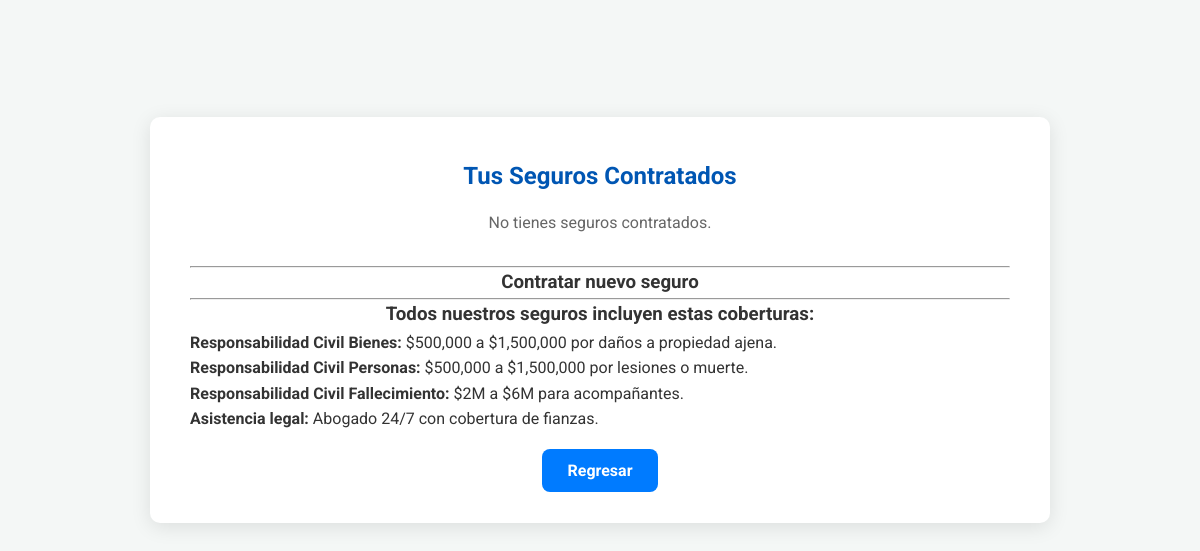
Before: /insurance/seguros/ (signed in) with the older database file.
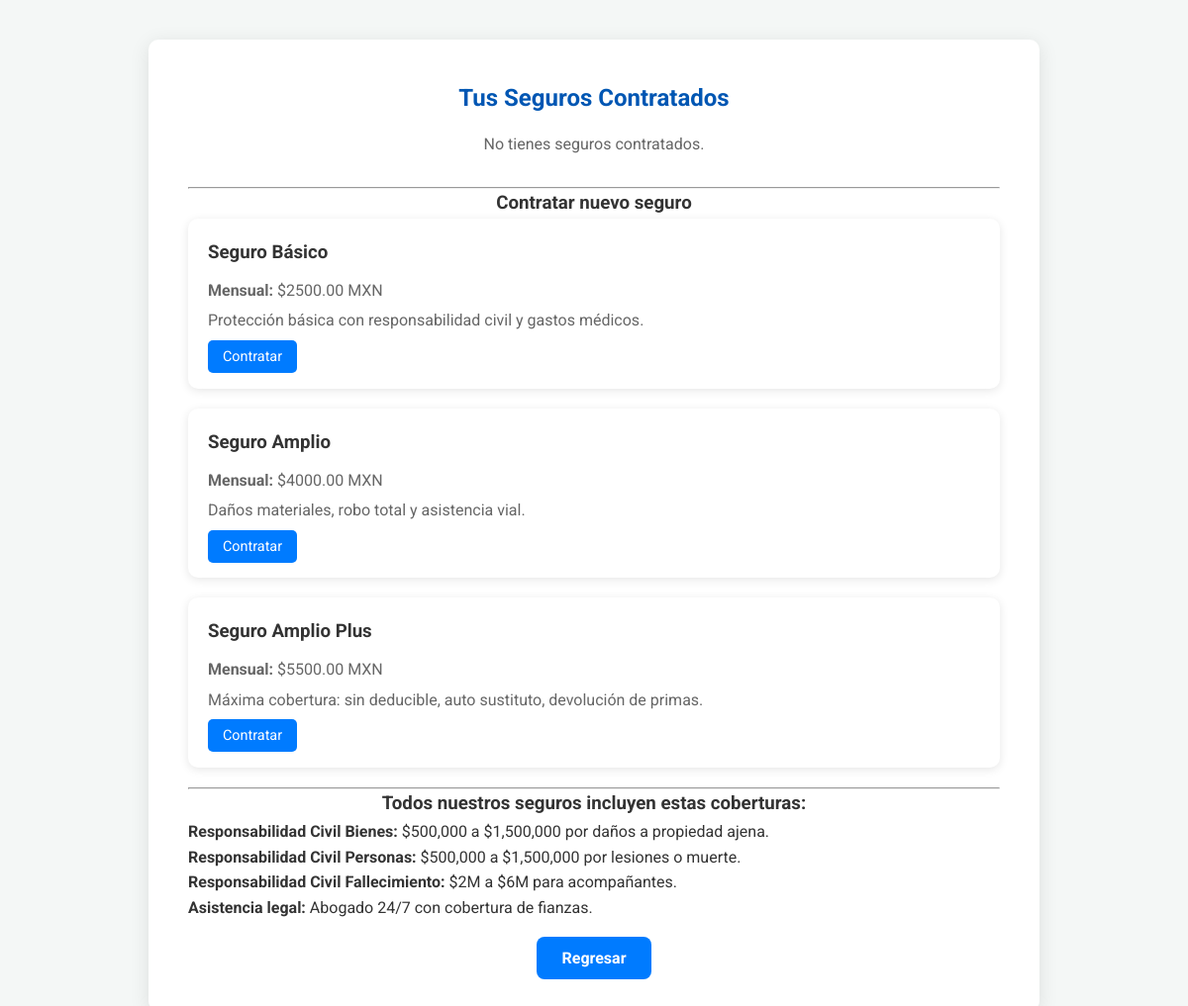
After: the same page with the newer database file.
### insurance/models.py (models this page shows, shortened)
class TipoSeguro(models.Model):
    nombre = models.CharField(max_length=100)
    precio = models.DecimalField(max_digits=10, decimal_places=2)

### insurance/views.py (the view)
# urls.py: path('seguros/', views.seguros_contratados, name='seguros_contratados'),
def seguros_contratados(request):
    usuario_id = request.session.get("usuario_id")
    if not usuario_id:
        return redirect("login")
    usuario = Usuario.objects.get(id=usuario_id)
    contratos = SeguroContratado.objects.filter(usuario=usuario)
    tipos_contratados = contratos.values_list('tipo_seguro__id', flat=True)
    seguros_disponibles = TipoSeguro.objects.all()
    total_mensual = sum([s.tipo_seguro.precio for s in contratos])
    return render(request, "seguros_contratados.html", {
        "contratos": contratos,
        "seguros_disponibles": seguros_disponibles,
        "tipos_contratados": tipos_contratados,
        "total_mensual": total_mensual,
    })

### insurance/templates/seguros_contratados.html (shortened to what this page needs)
{% load static %}
<!DOCTYPE html>
<html lang="es">
<head>
    <link rel="stylesheet" href="{% static 'css/style.css' %}">
</head>
<body>
    <section class="login-section">
        <div class="login-container" style="max-width: 900px;">
            <h2>Tus Seguros Contratados</h2>
            {% if contratos %}
                <div>
                    {% for contrato in contratos %}
                        <div class="seguro-card">
                            <h3>{{ contrato.tipo_seguro.nombre }}</h3>
                            <p><strong>Mensual:</strong> ${{ contrato.tipo_seguro.precio }} MXN</p>
                            <p>
                                {% if contrato.tipo_seguro.nombre == "Seguro Básico" %}
                                    Asegura tu vehículo contra daños a terceros, gastos médicos, asistencia vial y defensa legal.
                                {% elif contrato.tipo_seguro.nombre == "Seguro Amplio" %}
                                    Protección contra daños materiales, robo total y responsabilidad civil.
                                {% elif contrato.tipo_seguro.nombre == "Seguro Amplio Plus" %}
                                    Incluye deducible eliminado, auto sustituto y devolución de primas.
                                {% endif %}
                            </p>
                        </div>
                    {% endfor %}
                </div>
                <p><strong>Total mensual:</strong> ${{ total_mensual }} MXN</p>
            {% else %}
                <p>No tienes seguros contratados.</p>
            {% endif %}
            <hr>
            <h3>Contratar nuevo seguro</h3>
            {% for seguro in seguros_disponibles %}
                {% if seguro.id not in tipos_contratados %}
                    <div class="seguro-card">
                        <h3>{{ seguro.nombre }}</h3>
                        <p><strong>Mensual:</strong> ${{ seguro.precio }} MXN</p>
                        <p>
                            {% if seguro.nombre == "Seguro Básico" %}
                                Protección básica con responsabilidad civil y gastos médicos.
                            {% elif seguro.nombre == "Seguro Amplio" %}
                                Daños materiales, robo total y asistencia vial.
                            {% elif seguro.nombre == "Seguro Amplio Plus" %}
                                Máxima cobertura: sin deducible, auto sustituto, devolución de primas.
                            {% endif %}
                        </p>
                        <div class="actions">
                            <a href="{% url 'contratar_seguro' seguro.id %}" class="action-btn">Contratar</a>
                        </div>
                    </div>
                {% endif %}
            {% endfor %}
            <hr>
            <h3>Todos nuestros seguros incluyen estas coberturas:</h3>
            <ul style="text-align: left;">
                <li><strong>Responsabilidad Civil Bienes:</strong> $500,000 a $1,500,000 por daños a propiedad ajena.</li>
                <li><strong>Responsabilidad Civil Personas:</strong> $500,000 a $1,500,000 por lesiones o muerte.</li>
                <li><strong>Responsabilidad Civil Fallecimiento:</strong> $2M a $6M para acompañantes.</li>
                <li><strong>Asistencia legal:</strong> Abogado 24/7 con cobertura de fianzas.</li>
            </ul>
            <br>
            <a href="{% url 'dashboard' %}" class="cta-button">Regresar</a>
        </div>
    </section>
</body>
</html>

### insurance/static/css/style.css (style rules this page uses)
:root { --primary-color: #0056b3; --secondary-color: #007bff; --accent-color: #28a745; --text-color: #333; --light-text-color: #f8f9fa; --background-light: #f4f7f6; --background-dark: #343a40; --border-color: #ddd; }
* { margin: 0; padding: 0; box-sizing: border-box; }
html { scroll-behavior: smooth; }
body { font-family: 'Roboto', sans-serif; line-height: 1.6; color: var(--text-color); background-color: var(--background-light); }
a { text-decoration: none; color: var(--secondary-color); }
ul { list-style: none; }
.login-section { display: flex; justify-content: center; align-items: center; min-height: 80vh; padding: 40px 20px; }
.login-container { background: #fff; padding: 40px; border-radius: 10px; box-shadow: 0 4px 20px rgba(0,0,0,0.1); width: 100%; max-width: 450px; text-align: center; }
.login-container h2 { color: var(--primary-color); margin-bottom: 15px; }
.login-container p { color: #666; margin-bottom: 30px; }
.login-container .cta-button { width: 100%; margin-top: 10px; }
.action-btn { background-color: var(--secondary-color); color: white; padding: 8px 15px; border-radius: 5px; font-size: 0.9rem; transition: background-color 0.3s ease; }
.cta-button { background-color: var(--secondary-color); color: white; padding: 12px 25px; border-radius: 8px; font-size: 1rem; font-weight: bold; transition: background-color 0.3s ease; }

### insurance/templates/seguros_contratados.html (style rules this page uses)
.seguro-card { background: #fff; border-radius: 10px; box-shadow: 0 2px 10px rgba(0,0,0,0.1); padding: 20px; margin-bottom: 20px; text-align: left; }
.seguro-card h3 { margin-bottom: 10px; }
.seguro-card p { margin: 5px 0; }
.actions { margin-top: 10px; }

Changed rows visible on the page:
added TipoSeguro: nombre "Seguro Básico", precio "2500.00", shows "Protección básica con responsabilidad civil y gastos médicos."
added TipoSeguro: nombre "Seguro Amplio", precio "4000.00", shows "Daños materiales, robo total y asistencia vial."
added TipoSeguro: nombre "Seguro Amplio Plus", precio "5500.00", shows "Máxima cobertura: sin deducible, auto sustituto, devolución de primas."
